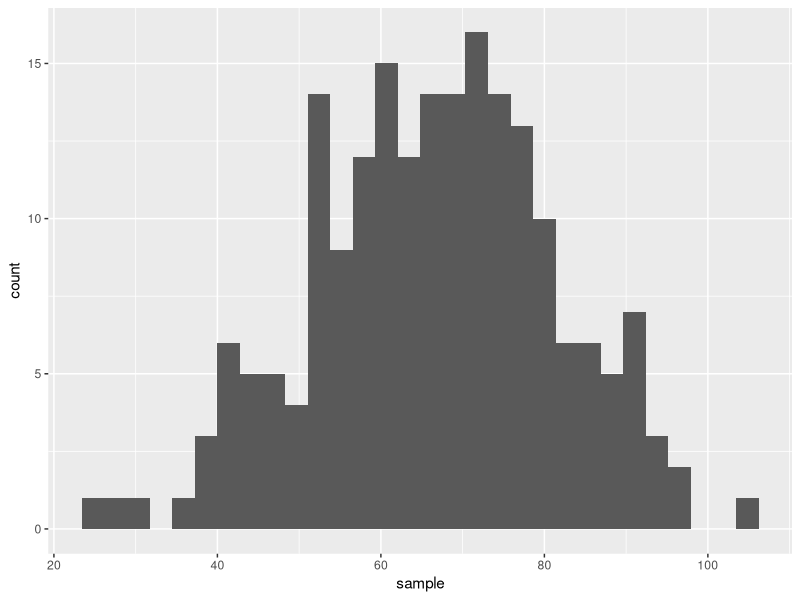
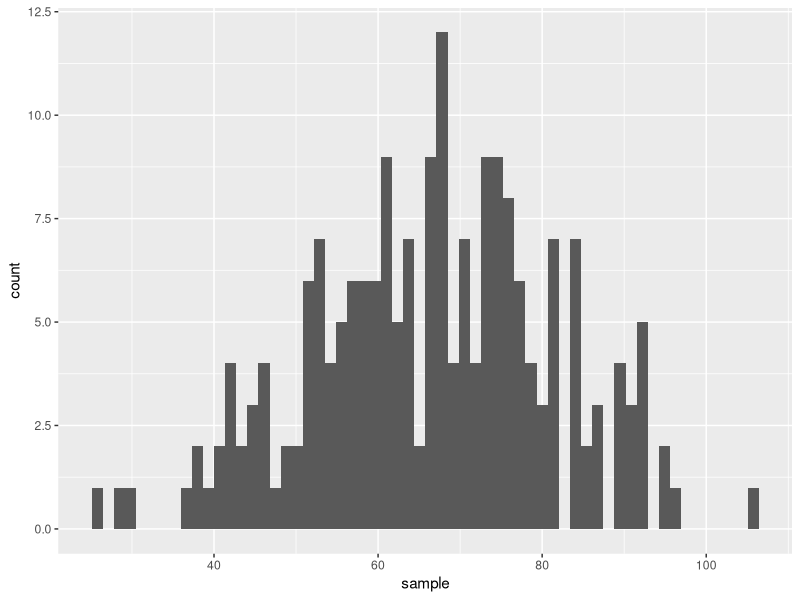
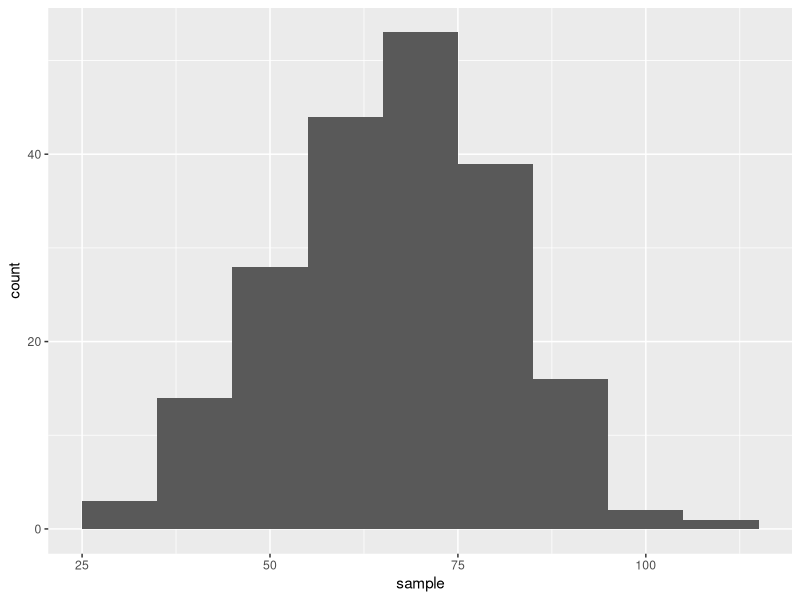
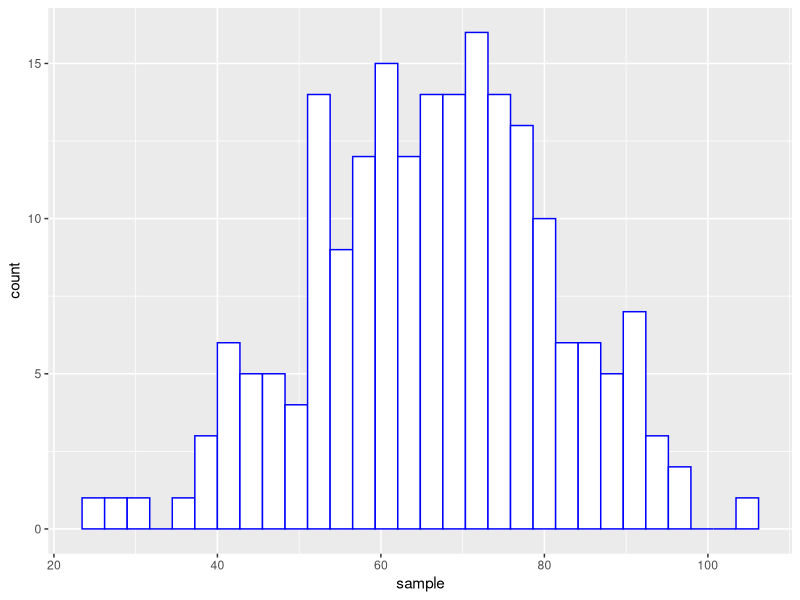

Write the R code that produced these figures, in order.
## ---- chunk 1
knitr::opts_chunk$set(echo = TRUE, fig.align='center')

# title: Creating a histogram of frequency
# author: jonathan
# revised: 17/2/2020 

WEB <- c("https://bioceed.uib.no/dropfolder/bioSTATS/Rmd/Basic/Visualizing/Simple/histogram.html")
GIT <- c("https://github.com/jonathansoule/biostats/blob/master/Basic/Visualizing/Simple/histogram.Rmd")
library(ggplot2)
## ---- chunk 2
# ID
ID <- 1:200
# sample data
sample <- rnorm(200, mean=65, sd=15)
# dataframe
df <- data.frame(ID,sample)
## ---- chunk 3
ggplot(df, aes(sample)) + 
  geom_histogram()
## ---- chunk 4
ggplot(df, aes(sample)) + 
    geom_histogram(bins = 60)
## ---- chunk 5
ggplot(df, aes(sample)) + 
    geom_histogram(binwidth = 10)
## ---- chunk 6
ggplot(df, aes(sample)) + 
  geom_histogram(color="blue", fill="white")
